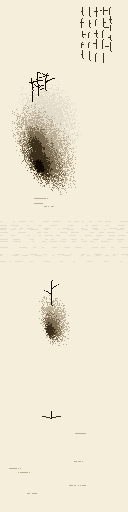

Source code (Python):
#!/usr/bin/env python3
"""
Session 01 — Ink Wash Painting
Study: Sesshu Toyo, Haboku-sansui (1495)
Attempt 3: Build cliff from nested density regions, not discrete marks.
           The form emerges from where the ink concentrates.
           Mist as directional horizontal haze, not scattered static.
"""
from PIL import Image, ImageFilter
import math, random, os

W, H = 128, 512
OUT = os.path.dirname(os.path.abspath(__file__))
RNG = random.Random(7)

PAPER = (245, 238, 218)
MIST  = (228, 220, 202)
LIGHT = (188, 175, 150)
MID   = (125, 110,  84)
DARK  = ( 60,  48,  28)
BLACK = ( 16,  10,   2)

TONES = [BLACK, DARK, MID, LIGHT, MIST, PAPER]


def new_canvas():
    img = Image.new("RGB", (W, H), PAPER)
    return img, img.load()


def ink_density(cx, cy, rx, ry, angle, x, y):
    """Return 0..1 density value at (x,y) for a tilted ellipse mass."""
    cos_a = math.cos(angle)
    sin_a = math.sin(angle)
    dx, dy = x - cx, y - cy
    lx =  dx * cos_a + dy * sin_a
    ly = -dx * sin_a + dy * cos_a
    return math.hypot(lx / rx, ly / ry)


def paint_mass(px, regions, tone, rng, wetness=0.65, noise=0.15):
    """
    Paint a tone wherever the combined density of all regions is within threshold.
    Regions: list of (cx, cy, rx, ry, angle, threshold).
    Pixels must be inside ANY region's threshold to be painted.
    wetness: probability of painting at the edge zone.
    noise: random density perturbation.
    """
    # Bounding box
    xs = [r[0] - r[2] - 4 for r in regions] + [r[0] + r[2] + 4 for r in regions]
    ys = [r[1] - r[3] - 4 for r in regions] + [r[1] + r[3] + 4 for r in regions]
    x0, x1 = max(0, min(xs)), min(W, max(xs))
    y0, y1 = max(0, min(ys)), min(H, max(ys))

    for y in range(y0, y1):
        for x in range(x0, x1):
            # Find minimum density across all regions (inside = d < threshold)
            best = min(
                ink_density(r[0], r[1], r[2], r[3], r[4], x, y) / r[5]
                for r in regions
            )
            if best < 1.0:
                # Core: always paint. Edge zone: probabilistic.
                edge_zone = best > 0.65
                perturb = rng.gauss(0, noise)
                effective = best + perturb
                if effective < 0.65 or (edge_zone and rng.random() < wetness * (1 - best)):
                    px[x, y] = tone


def ink_line(px, pts, tone, width, rng, dry=False, dry_prob=0.25):
    for i in range(len(pts) - 1):
        x1, y1 = pts[i]
        x2, y2 = pts[i + 1]
        steps = max(abs(x2 - x1), abs(y2 - y1), 1)
        for j in range(steps + 1):
            if dry and rng.random() < dry_prob:
                continue
            t = j / steps
            x = int(x1 + (x2 - x1) * t)
            y = int(y1 + (y2 - y1) * t)
            for w in range(width):
                if 0 <= x + w < W and 0 <= y < H:
                    px[x + w, y] = tone


def haze(px, y0, y1, tone, rng, density, x0=0, x1=W):
    """Directional mist: horizontal bands of sparse marks."""
    for y in range(y0, y1):
        # Each scanline is either hazy or clear
        if rng.random() > density * 1.5:
            continue
        x = x0
        while x < x1:
            run = rng.randint(2, 8)
            gap = rng.randint(3, 12)
            for rx in range(run):
                if x + rx < x1:
                    px[x + rx, y] = tone
            x += run + gap


def compose(px, rng):

    # ── INSCRIPTION — vertical columns, right side ─────────────────────────
    col_xs = [110, 103, 96, 89, 82]
    for cx in col_xs:
        y = 7
        while y < 54:
            ch = rng.randint(5, 9)
            # Vertical stroke
            ink_line(px, [(cx, y), (cx + rng.randint(-1,1), y + ch)], DARK, 1, rng)
            # Occasional horizontal cross-stroke
            if rng.random() < 0.5:
                mx = cx + rng.randint(-3, 3)
                ink_line(px, [(mx, y + ch//2), (mx + rng.randint(-3,3), y + ch//2)], DARK, 1, rng)
            y += ch + rng.randint(2, 5)

    # ── DISTANT MOUNTAIN — very faint, behind cliff ────────────────────────
    dist_regions = [
        (48, 120, 30, 45, math.radians(-20), 1.0),  # broad, low threshold
    ]
    paint_mass(px, dist_regions, MIST, rng, wetness=0.4, noise=0.25)

    # ── MAIN CLIFF — nested density regions, light→dark ───────────────────
    # The cliff's general form: taller than wide, leans slightly left
    # All regions share the same basic zone, varied in size — creates concentration

    axis = math.radians(-30)  # main axis tilt

    # Layer 1: light — defines the full cliff envelope
    cliff_light = [
        (44, 148, 28, 52, axis, 1.0),
    ]
    paint_mass(px, cliff_light, LIGHT, rng, wetness=0.55, noise=0.18)

    # Layer 2: mid — concentrates in the lower 2/3 of the cliff
    cliff_mid = [
        (42, 158, 20, 38, axis, 1.0),
        (38, 142, 14, 22, axis, 1.0),
    ]
    paint_mass(px, cliff_mid, MID, rng, wetness=0.68, noise=0.14)

    # Layer 3: dark — pools in the heart of the cliff, slightly off-center
    cliff_dark = [
        (40, 162, 12, 22, axis, 1.0),
        (36, 146, 8, 14, axis, 1.0),
    ]
    paint_mass(px, cliff_dark, DARK, rng, wetness=0.78, noise=0.10)

    # Layer 4: black — the densest ink moment, small core
    cliff_black = [
        (39, 165, 6, 10, axis, 1.0),
    ]
    paint_mass(px, cliff_black, BLACK, rng, wetness=0.85, noise=0.08)

    # ── TREES — summit of cliff ─────────────────────────────────────────────
    summits = [(38, 95), (46, 90), (32, 101)]
    for tx, ty in summits:
        h = rng.randint(16, 24)
        # Trunk — one continuous mark
        ctrl = [(tx, ty), (tx + rng.randint(-1, 2), ty - h//2),
                (tx + rng.randint(-2, 1), ty - h)]
        ink_line(px, ctrl, BLACK, 1, rng)
        # Branches — dry brush
        for _ in range(rng.randint(2, 4)):
            by = ty - rng.randint(h//4, h - 2)
            blen = rng.randint(5, 10)
            sign = rng.choice((-1, 1))
            ink_line(px, [(tx, by), (tx + sign * blen, by - rng.randint(2, 5))],
                     BLACK, 1, rng, dry=True, dry_prob=0.2)

    # ── WATER EDGE — where cliff base meets water ──────────────────────────
    for _ in range(4):
        wy = rng.randint(196, 208)
        wx = rng.randint(20, 44)
        ink_line(px, [(wx, wy), (wx + rng.randint(8, 16), wy + rng.randint(-1, 1))],
                 LIGHT, 1, rng, dry=True)

    # ── MIST — between zones, horizontal haze ──────────────────────────────
    haze(px, 215, 268, MIST, rng, density=0.18)

    # ── NEAR SHORE — smaller, lower on scroll ─────────────────────────────
    shore_axis = math.radians(-15)
    shore_light = [(54, 320, 16, 28, shore_axis, 1.0)]
    paint_mass(px, shore_light, LIGHT, rng, wetness=0.5, noise=0.20)
    shore_mid = [(52, 326, 10, 18, shore_axis, 1.0)]
    paint_mass(px, shore_mid, MID, rng, wetness=0.65, noise=0.14)
    shore_dark = [(50, 330, 6, 10, shore_axis, 1.0)]
    paint_mass(px, shore_dark, DARK, rng, wetness=0.75, noise=0.10)

    # Shore tree
    ink_line(px, [(52, 305), (51, 292), (52, 280)], BLACK, 1, rng)
    ink_line(px, [(52, 295), (44, 290)], BLACK, 1, rng, dry=True)
    ink_line(px, [(52, 288), (59, 284)], BLACK, 1, rng, dry=True)

    # ── BOAT ── sparse marks ──────────────────────────────────────────────
    ink_line(px, [(42, 416), (50, 418), (60, 416)], DARK, 1, rng)
    ink_line(px, [(51, 411), (51, 418)], BLACK, 1, rng)

    # ── WATER MARKS ── very sparse, open water ───────────────────────────
    for _ in range(6):
        wy = rng.randint(432, 502)
        wx = rng.randint(6, 75)
        wlen = rng.randint(5, 16)
        ink_line(px, [(wx, wy), (wx + wlen, wy)], LIGHT, 1, rng, dry=True)


def main():
    img, px = new_canvas()
    compose(px, RNG)
    out_path = os.path.join(OUT, "attempt_03.png")
    img.save(out_path)
    print(f"Saved: {out_path}")


if __name__ == "__main__":
    main()
